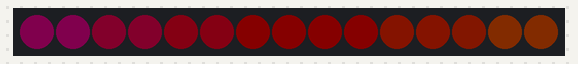
This sketch was run on a simulated ATtiny85, built with avr-gcc and run on an emulated ATtiny85. Shown: 15 RGB LEDs in strip order, left to right. Dim RGB values are drawn brighter than linear; random numbers use the default seed unless the sketch sets one.

Above: at 1.4 s.
At 5.0 s:
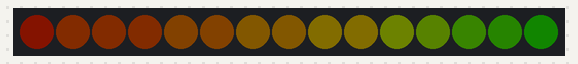
At 8.6 s:
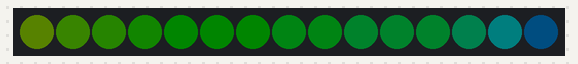
At 18.9 s:
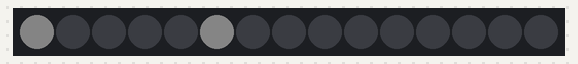
At 27.1 s:
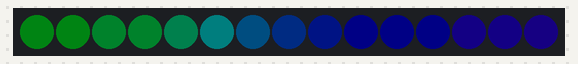
At 38.76 s:
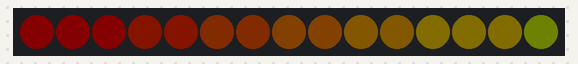

Measured:
- what the display in image 3 shows lasts 1.0 s, from 18.8 s to 19.8 s

The sketch:

SantaHat.ino
```cpp
#include "FastSPI_LED2.h"

const byte ledCount = 15;
const byte PIN = 3;


CRGB leds[ledCount];
int BOTTOM_INDEX = 0;
int TOP_INDEX = int(ledCount/2);
int EVENODD = ledCount%2;

/*
constexpr int factorial(int n)
{
    return n <= 1 ? 1 : (n * factorial(n-1));
}
*/

class CPattern
{
  protected:
    CRGB *m_pLeds;
    int m_ledCount;
  public:
    CPattern(CRGB *pLeds, int numLeds) : m_pLeds(pLeds), m_ledCount(numLeds)
    {
      //Serial.println("Create CPattern");
    }
    virtual ~CPattern()
    {
      //Serial.println("Delete CPattern");
    }
    virtual void draw() = 0;
};

class CSolidDotPattern : public CPattern
{
  int mFrame;
  CRGB mColor;
  public:
    CSolidDotPattern(CRGB *pStartLed, int nLeds, CRGB color) : CPattern(pStartLed, nLeds), mFrame(0), mColor(color) {}

  virtual void draw()
  {
    if (m_ledCount == mFrame)
    {
      mFrame = 0;
    }

    m_pLeds[mFrame] = mColor;
    mFrame++;
  }
};

class CColorBouncePattern : public CPattern
{
  private:
    byte idex;
    byte hue;
    byte val;

  public:
    CColorBouncePattern(CRGB *pStartLed, int nLeds) : CPattern(pStartLed, nLeds),idex(0), hue(0), val(255) {}

    virtual void draw()
    {

      static boolean bounceForward = true;
      if (bounceForward) {
        idex = idex + 1;
        if (idex == ledCount) {
          bounceForward = false;
          idex = idex - 1;
        }
      }
      else
      {
        idex = idex - 1;
        if (idex == 0) {
          bounceForward = true;
        }
      }

      // reset everything to black
      memset(leds, 0, sizeof(struct CRGB) * ledCount);

      // set the leds that we want set
      leds[adjacent_cw(idex)] = CHSV(hue, 255, val/2);
      leds[idex] = CHSV(hue, 255, val);
      leds[adjacent_ccw(idex)] = CHSV(hue, 255, val/2);
      hue = getFilteredHue(hue);
    }
};

class CMarchPattern : public CPattern
{
  public:
    CMarchPattern(CRGB *pStartLed, int nLeds) : CPattern(pStartLed, nLeds) {}

    virtual void draw()
    {
      CRGB temp = leds[m_ledCount-1];
      for(int i = m_ledCount-1; i > 0; i-- )
      {
        m_pLeds[i] = m_pLeds[i-1];
      }
      m_pLeds[0] = temp;
    }
};

class CSolidPattern : public CPattern
{
  private: CRGB mColor;
  public:
    CSolidPattern(CRGB *pStartLed, int nLeds, CRGB color) : CPattern(pStartLed, nLeds), mColor(color) {}

    virtual void draw()
    {
      fill_solid(m_pLeds, m_ledCount, mColor);
    }

};

class CRainbowMarchPattern : public CPattern
{
  private:
   byte ihue;
  public:
    CRainbowMarchPattern(CRGB *pStartLed, int nLeds) : CPattern(pStartLed, nLeds), ihue(0) {}

    virtual void draw()
    {
      ihue -= 1;
      fill_rainbow( m_pLeds, m_ledCount, ihue );
    }
};

class CStarPattern : public CPattern
{
  private:
      int starPos;
  public:
    CStarPattern(CRGB *pStartLed, int nLeds) : CPattern(pStartLed, nLeds), starPos(random(0,nLeds-1))
    {
      //Serial.println("Create CStarPattern");
    }

    ~CStarPattern()
    {
      //Serial.println("Delete CStarPattern");
    }

    virtual void draw()
    {
      m_pLeds[starPos] = CHSV(0, 0, random(0,255));
    }
};


class CThreeColorMarchPattern : public CMarchPattern
{
  CRGB mFirst;
  CRGB mSecond;
  CRGB mThird;

  public:
    CThreeColorMarchPattern(CRGB *pStartLed, int nLeds, CRGB first, CRGB second, CRGB third) : CMarchPattern(pStartLed, nLeds), mFirst(first), mSecond(second), mThird(third)
    {
      for (int i = 0;i<ledCount;i++)
      {
        switch(i%3)
        {
          case 0:
            leds[i] = first;
            break;
          case 1:
            leds[i] = second;
            break;
          case 2:
            leds[i] = third;
            break;
        }
      }
    }

    virtual void draw()
    {
      CMarchPattern::draw();
    }
};


//CPattern *pPatterns[10] = {NULL};
CPattern *pPatterns[10] = {NULL};


void setup() {
	// sanity check delay - allows reprogramming if accidently blowing power w/leds
 	delay(1000);
  //Serial.begin(9600);
    LEDS.setBrightness(8);


  // global brightness doesn't work on the attiny85
 	//LEDS.setBrightness(8);
 	LEDS.addLeds<WS2811, PIN, GRB>(leds, ledCount);

}

//---FIND INDEX OF HORIZONAL OPPOSITE LED
int horizontal_index(int i) {
  //-ONLY WORKS WITH INDEX < TOPINDEX
  if (i == BOTTOM_INDEX) {return BOTTOM_INDEX;}
  if (i == TOP_INDEX && EVENODD == 1) {return TOP_INDEX + 1;}
  if (i == TOP_INDEX && EVENODD == 0) {return TOP_INDEX;}
  return ledCount - i;
}

//---FIND INDEX OF ANTIPODAL OPPOSITE LED
int antipodal_index(int i) {
  int iN = i + TOP_INDEX;
  if (i >= TOP_INDEX) {iN = ( i + TOP_INDEX ) % ledCount; }
  return iN;
}

//---FIND ADJACENT INDEX CLOCKWISE
int adjacent_cw(int i)
{
  int r;
  if (i < ledCount - 1)
  {
    r = i + 1;
  }
  else
  {
    r = 0;
  }
  return r;
}

//---FIND ADJACENT INDEX COUNTER-CLOCKWISE
int adjacent_ccw(int i) {
  int r;
  if (i > 0) {r = i - 1;}
  else {r = ledCount - 1;}
  return r;
}

void marchCW()
{
  CRGB temp = leds[ledCount-1];
  for(int i = ledCount-1; i > 0; i-- )
  {
    leds[i] = leds[i-1];
  }
  leds[0] = temp;
}

void marchCCW()
{

}

void flicker() {            //-m9-FLICKER EFFECT
  int random_bright = random(0,255);
  int random_delay = random(10,100);
  int random_bool = random(0,random_bright);
  if (random_bool < 10) {
    for(int i = 0 ; i < ledCount; i++ ) {
      leds[i] += random_bright - 180;
    }
    LEDS.show();
    delay(random_delay);
  }
}


void twinkle()
{
  int random_bright = random(0,255);
  int random_delay = random(10,100);
  int random_bool = random(0,random_bright);
  //print("seed drop ");println();
  for(int i = 0;i<ledCount;i++)
  {
    if (random(0,30) == 0)
    {
      leds[i] = CHSV(0, 0, random_bright);
    }
    else
    {
      leds[i] = CRGB::Black;
    }
  }
  LEDS.show();
  delay(200);
}

byte getFilteredHue(byte hue)
{
  hue++;

 if (hue > 16 && hue < 64)
    hue = 64;
  // filter out teal and blue
  if (hue > 100 && hue < 238)
    hue = 238;

  return hue;
}

void runPattern(int frameCount, int duration)
{
//  unsigned long tick = millis();
  unsigned long millsPerFrame = duration/frameCount;


  for (int i = 0;i<frameCount;i++)
  {
    int iPattern=0;
    while(pPatterns[iPattern] != NULL)
    {
      pPatterns[iPattern++]->draw();
    }
    LEDS.show();
    delay(millsPerFrame);
  }
}

void loop()
{
  const byte brightness = 32;
  const CRGB red = CRGB(brightness,0,0);
  const CRGB green = CRGB(0,brightness,0);
  const CRGB blue = CRGB(0,0,brightness);
  const CRGB white = CRGB(brightness,brightness,brightness);

  pPatterns[0] = new CRainbowMarchPattern(leds, ledCount);
  runPattern(1000, 5000);
  delete pPatterns[0];

  pPatterns[0] = new CSolidDotPattern(leds, ledCount, red);
  runPattern(15, 1500);
  delete pPatterns[0];

  pPatterns[0] = new CSolidDotPattern(leds, ledCount, white);
  runPattern(15, 1500);
  delete pPatterns[0];

  pPatterns[0] = new CSolidDotPattern(leds, ledCount, green);
  runPattern(15, 1500);
  delete pPatterns[0];

  //pPatterns[0] = new CColorBouncePattern(leds, ledCount, CRGB::Red, CHSV(200, 255, 128));
  //runPattern(100, 5000);
  //delete pPatterns[0];

  pPatterns[0] = new CThreeColorMarchPattern(leds, ledCount, white, red, green);
  runPattern(30, 3000);
  delete pPatterns[0];

  for (int i = 0;i<5;i++)
  {
    pPatterns[0] = new CSolidPattern(leds, ledCount, CHSV(200, 255, 32));
    pPatterns[1] = new CStarPattern(leds, ledCount);
    pPatterns[2] = new CStarPattern(leds, ledCount);
    pPatterns[3] = new CStarPattern(leds, ledCount);
    runPattern(20, 400);
    delete pPatterns[0];
    delete pPatterns[1];
    delete pPatterns[2];
    delete pPatterns[3];
  }

  //for (int i = 0;i<75;i++)
  //  twinkle();

}
```
